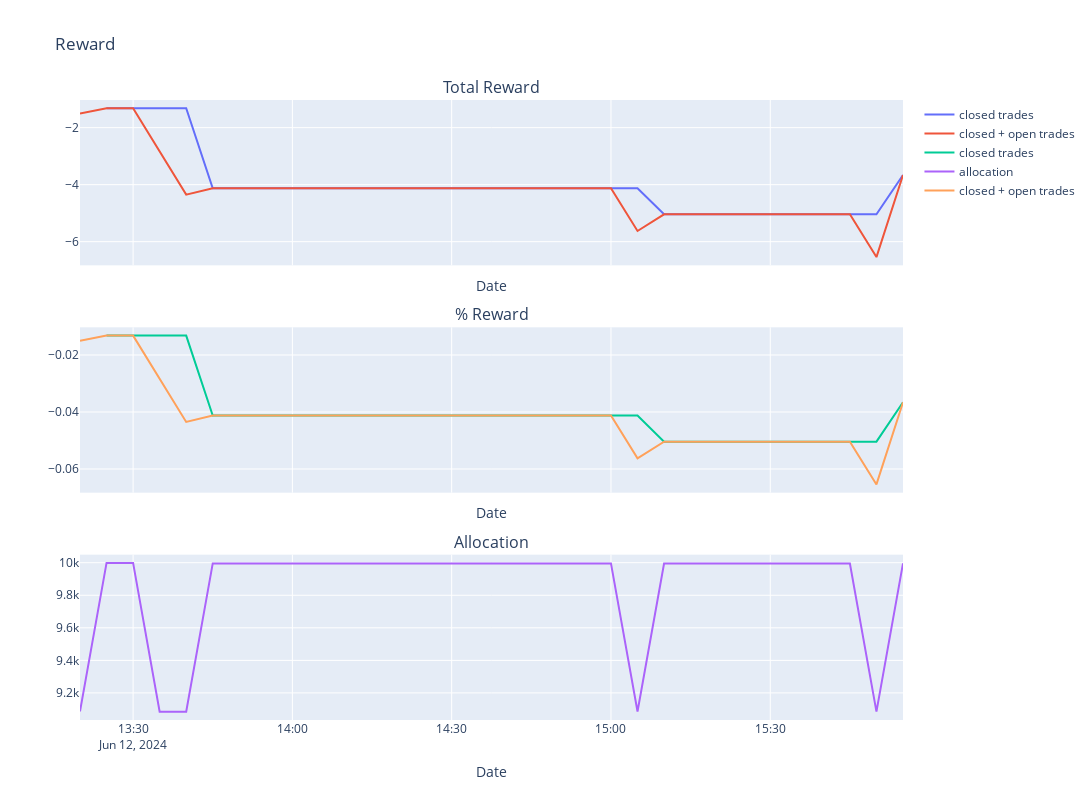

Notebook code for this chart:
### Markdown cell above
## Backtest

### Code cell
st.reset()
bt = Backtest(st, data, fast = False, include_commission= True)
a = bt.run()  
bt.summary()
